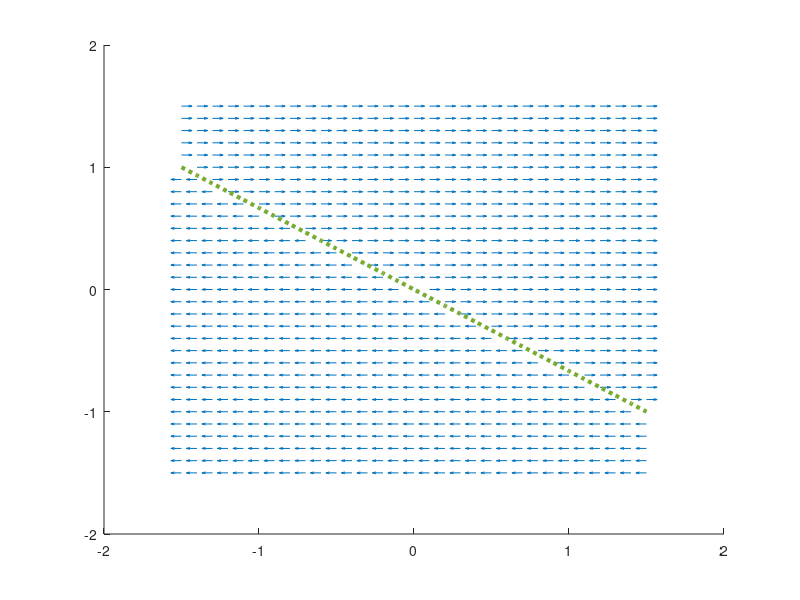
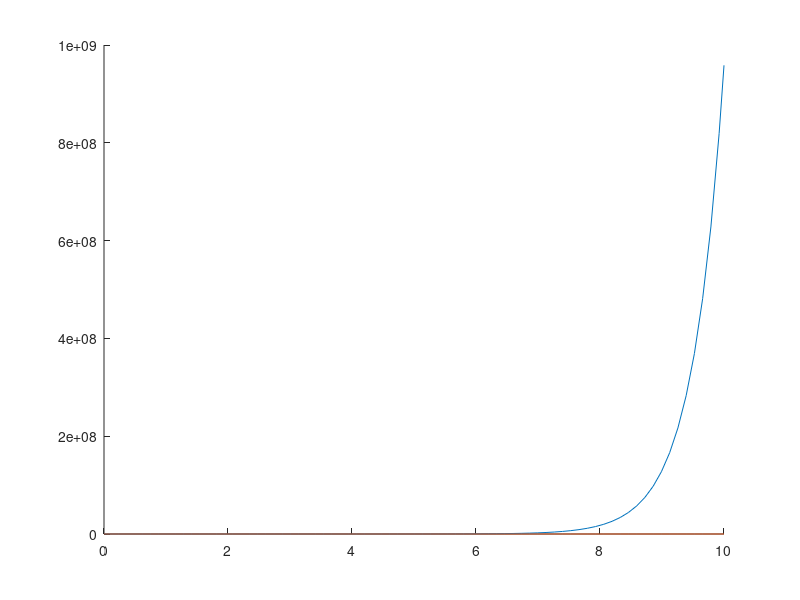

Source code (MATLAB) for these figures, in order:
# 1er systeme
A = [2 3; 0 0];

[x1,x2] = meshgrid(-1.5:0.1:1.5);

x1_values = A(1,1)*x1+A(1,2)*x2;
x2_values = A(2,1)*x1+A(2,2)*x2;

norms=sqrt(x1_values.^2+x2_values.^2);
x1_normalized = x1_values ./ norms;
x2_normalized = x2_values ./norms;

# isoclines
line_range = -1.5:.1:1.5;
isocline_1 = -(A(1,1)/A(1,2)) * line_range;
# isocline_2 = -(A(2,1)/A(2,2)) * line_range;
# 2nd isocline has no equation so commented 
# to avoid error raised by division by zero

figure(1);
hold on;
vector_scale = .5;
quiver(x1,x2,x1_normalized,x2_normalized, vector_scale);
plot(line_range,isocline_1,"linewidth", 3, "linestyle", ":");
hold off;

figure(2);
hold on;
x1dot = @(t, x) A(1,1)*x(1)+A(1,2)*x(2);
x2dot = @(t, x) A(2,1)*x(1)+A(2,2)*x(2);
xdot = @(t,x) [x1dot(t, x);x2dot(t, x)];
xdot1 = @(t,x1) [x1dot(t, x1);x2dot(t, x1)];
[t,x] = ode23(xdot, [0, 10], [2, 0]);
#[t,x] = ode23(xdot, [0, 10], [0, 3]);
#[t,x] = ode23(xdot, [0, 10], [-2, 3]);
#[t,x] = ode23(xdot1, [0, 10], [2, -3]);
#[t,x] = ode23(xdot, [0, 10], [2, 2]);

plot(t,x)

hold off;